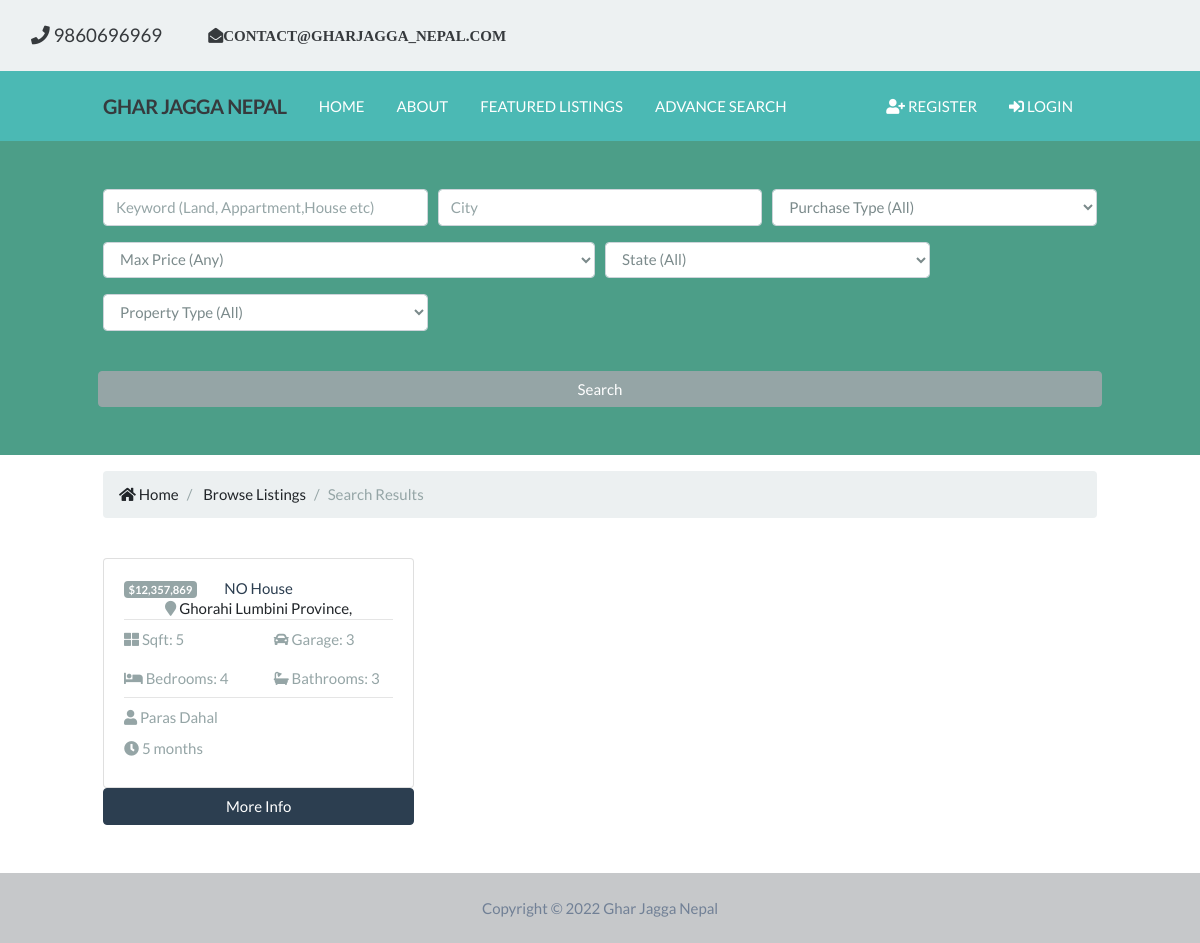
Page /listing/search on the earlier database version.
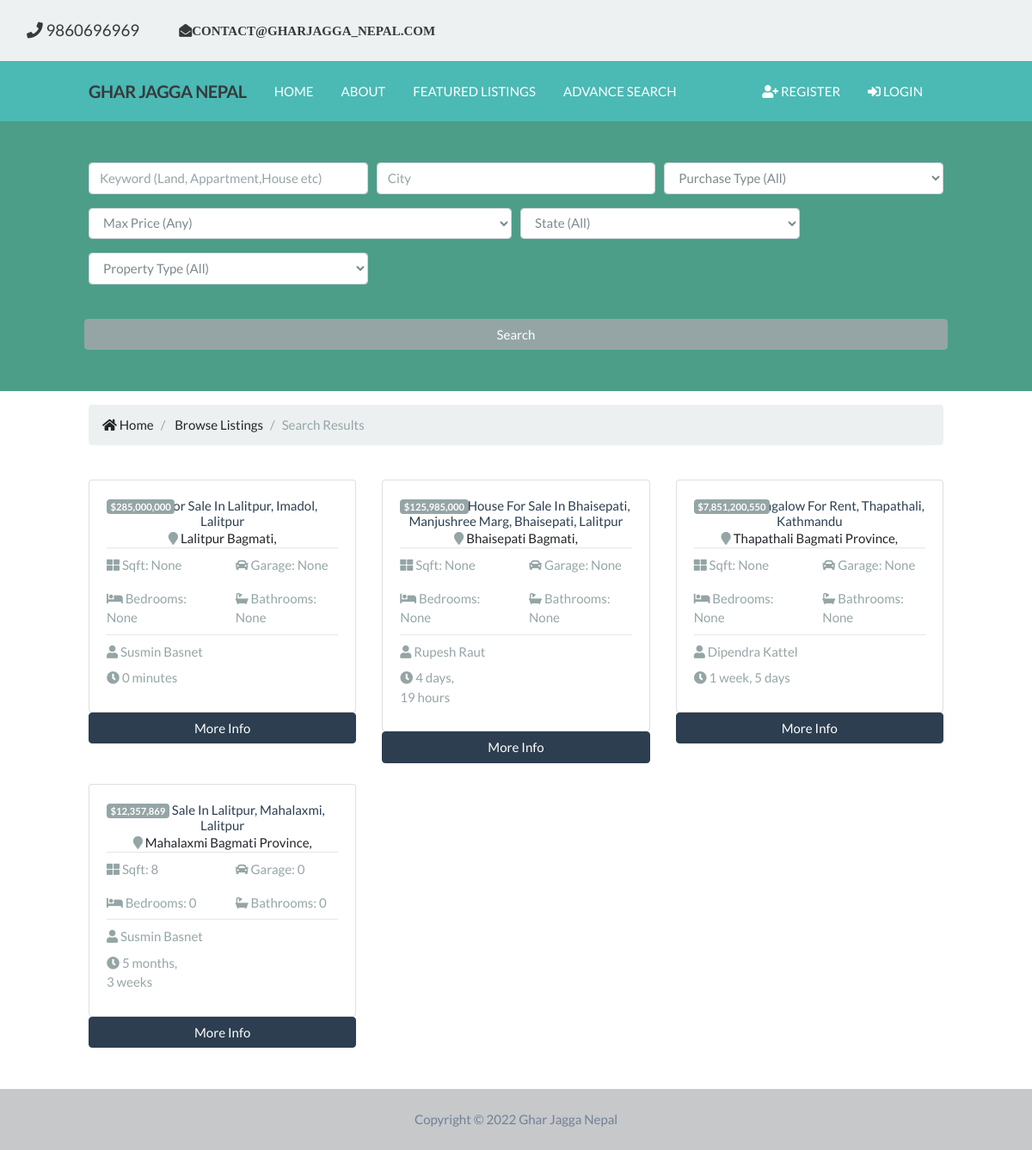
Same page on the later database version.
### appartment_listing/models.py (models this page shows, shortened)
class Listings(models.Model):
    listing_id = models.AutoField(
        verbose_name='ID',
        primary_key=True,
    )
    realtor_id = models.ForeignKey(Realtors, on_delete=models.DO_NOTHING)
    listing_title = models.CharField(
        max_length=100,
        verbose_name='Title',
    )
    state = models.CharField(max_length=100, verbose_name='State')
    district = models.CharField(max_length=100, verbose_name='District')
    city = models.CharField(max_length=100, verbose_name='City')
    description = models.TextField(blank=True, verbose_name='Description')
    price = models.DecimalField(
        verbose_name='Price', max_digits=15, decimal_places=5)
    purchaseType = models.CharField(
        max_length=8, default='Buy', verbose_name='PurchaseType')
    propertyType = models.CharField(
        max_length=15, default='House', verbose_name='PropertyType')
    bedroom = models.IntegerField(
        verbose_name='Bedroom', default=None, blank=True, null=True)
    bathroom = models.IntegerField(
        verbose_name='Bathroom', default=None, blank=True, null=True)
    garage = models.IntegerField(
        verbose_name='Garage', default=None, blank=True, null=True)
    sqft = models.IntegerField(
        verbose_name='Sqft', default=None, blank=True, null=True)
    photo_main = models.ImageField(
        upload_to='photos/%Y/%m/%d/', verbose_name='Main Photo', default=None, blank=True, null=True)
    is_published = models.BooleanField(default=True, verbose_name='Published')
    list_date = models.DateTimeField(
        default=datetime.now, blank=True, verbose_name='List Date')
    class Meta():
        verbose_name = 'Listing'
        verbose_name_plural = 'Listings'

### realtor/models.py (models this page shows, shortened)
class Realtors(models.Model):
    realtor_id = models.BigAutoField(primary_key=True)
    first_name = models.CharField(
        max_length=200, verbose_name='First Name')
    last_name = models.CharField(
        max_length=200, verbose_name='Last Name')
    photo = models.ImageField(
        verbose_name='Realtor Photo', upload_to='realtor/%Y/%m/%d/')
    description = models.TextField(blank=True, verbose_name='Description')
    phone = models.CharField(max_length=50, verbose_name='Phone Number')
    email = models.EmailField(verbose_name='EMAIL')
    is_mvp = models.BooleanField(default=False, verbose_name='MVP')
    hire_date = models.DateTimeField(default=datetime.now, blank=True)
    created_at = models.DateTimeField(
        verbose_name='Created At', editable=False)
    updated_at = models.DateTimeField(
        verbose_name='Updated At', editable=False)
    class Meta:
        verbose_name = 'Realtor'
        verbose_name_plural = 'Realtors'
    def __str__(self):
        return self.first_name + ' ' + self.last_name

### appartment_listing/views.py (the view)
# urls.py: path('search', views.search, name='search'),
def search(request):
    title = 'Search Result'
    template = 'listing/search.html'
    queryset_list = Listings.objects.order_by('-list_date')
    if 'keywords' in request.GET:
        keywords = request.GET['keywords']
        if keywords:
            queryset_list = queryset_list.filter(
                description__icontains=keywords)
    if 'city' in request.GET:
        city = request.GET['city']
        if city:
            queryset_list = queryset_list.filter(
                city__iexact=city)
    if 'state' in request.GET:
        state = request.GET['state']
        if state:
            queryset_list = queryset_list.filter(
                state__iexact=state)
    if 'purchaseType' in request.GET:
        purchaseType = request.GET['purchaseType']
        if purchaseType:
            queryset_list = queryset_list.filter(
                purchaseType__iexact=purchaseType)
    if 'propertyType' in request.GET:
        propertyType = request.GET['propertyType']
        if propertyType:
            queryset_list = queryset_list.filter(
                propertyType__iexact=propertyType)
    if 'price' in request.GET:
        price = request.GET['price']
        if price:
            queryset_list = queryset_list.filter(
                price__lte=price)
    context = {'title': title,
               'listings': queryset_list,
               'state_choices': state_choices,
               'purchase_choices': purchase_choices,
               'property_choices': property_choices,
               'price_choices': price_choices,
               }
    return render(request, template, context)

### appartment_listing/templates/listing/search.html (shortened to what the changed rows need)
{% extends 'header/base.html' %}
{% load static %}
{% load humanize %}
{% block content %}
<section id="listings" class="py-4">
  <div class="container">
    <div class="row">
      {% if listings %} {% for listing in listings %}
      <div class="col-md-6 col-lg-4 mb-4">
        <div class="card">
          <div class="card-img-overlay">
            <h2>
              <span class="badge badge-secondary text-white"
                >${{listing.price | floatformat:0 | intcomma}}</span
              >
            </h2>
          </div>
          <div class="card-body">
            <div class="listing-heading text-center">
              <h4 class="text-primary">{{listing.listing_title}}</h4>
              <p>
                <i class="fas fa-map-marker text-secondary"></i>
                {{listing.city}} {{listing.state}}, {{listing.zipcode}}
              </p>
            </div>
            <hr />
            <div class="row py-2 text-secondary">
              <div class="col-6">
                <i class="fas fa-th-large"></i> Sqft: {{listing.sqft}}
              </div>
              <div class="col-6">
                <i class="fas fa-car"></i> Garage: {{listing.garage}}
              </div>
            </div>
            <div class="row py-2 text-secondary">
              <div class="col-6">
                <i class="fas fa-bed"></i> Bedrooms: {{listing.bedroom}}
              </div>
              <div class="col-6">
                <i class="fas fa-bath"></i> Bathrooms: {{listing.bathroom}}
              </div>
            </div>
            <hr />
            <div class="row py-2 text-secondary">
              <div class="col-12">
                <i class="fas fa-user"></i> {{listing.realtor_id}}
              </div>
            </div>
            <div class="row text-secondary pb-2">
              <div class="col-6">
                <i class="fas fa-clock"></i> {{ listing.list_date | timesince }}
              </div>
            </div>
          </div>
        </div>
        <a
              href="{% url 'listing:detail' listing.listing_id %}"
              class="btn btn-primary btn-block"
              >More Info</a
            >
      </div>
      {% endfor %} {% else %}
      <div class="col-md-12">
        <p>There are no listings</p>
      </div>
      {% endif %}
    </div>
  </div>
</section>
{% endblock %}

Differences in the rows shown:
added Listings: price "285,000,000", listing_title "House For Sale In Lalitpur, Imadol, Lalitpur", city "Lalitpur", state "Bagmati", sqft "None", garage "None", bedroom "None", bathroom "None", realtor_id "Susmin Basnet", list_date "0 minutes"
added Listings: price "125,985,000", listing_title "Brand New House For Sale In Bhaisepati, Manjushree Marg, Bhaisepati, Lalitpur", city "Bhaisepati", state "Bagmati", sqft "None", garage "None", bedroom "None", bathroom "None", realtor_id "Rupesh Raut", list_date "4 days, 19 hours"
added Listings: price "7,851,200,550", listing_title "Beautiful Bungalow For Rent, Thapathali, Kathmandu", city "Thapathali", state "Bagmati Province", sqft "None", garage "None", bedroom "None", bathroom "None", realtor_id "Dipendra Kattel", list_date "1 week, 5 days"
changed Listings: listing_title "NO House" → "Land For Sale In Lalitpur, Mahalaxmi, Lalitpur"; city "Ghorahi" → "Mahalaxmi"; state "Lumbini Province" → "Bagmati Province"; sqft "5" → "8"; garage "3" → "0"; bedroom "4" → "0"; bathroom "3" → "0"; realtor_id "Paras Dahal" → "Susmin Basnet"; list_date "5 months" → "5 months, 3 weeks"
